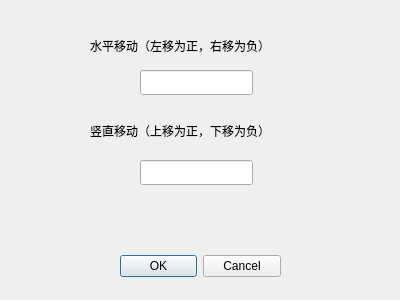
<?xml version="1.0" encoding="UTF-8"?>
<ui version="4.0">
 <class>Dialog</class>
 <widget class="QDialog" name="Dialog">
  <property name="geometry">
   <rect>
    <x>0</x>
    <y>0</y>
    <width>400</width>
    <height>300</height>
   </rect>
  </property>
  <property name="windowTitle">
   <string>Dialog</string>
  </property>
  <widget class="QDialogButtonBox" name="buttonBox">
   <property name="geometry">
    <rect>
     <x>120</x>
     <y>250</y>
     <width>161</width>
     <height>32</height>
    </rect>
   </property>
   <property name="orientation">
    <enum>Qt::Horizontal</enum>
   </property>
   <property name="standardButtons">
    <set>QDialogButtonBox::Cancel|QDialogButtonBox::Ok</set>
   </property>
  </widget>
  <widget class="QLineEdit" name="lineEdit">
   <property name="geometry">
    <rect>
     <x>140</x>
     <y>70</y>
     <width>113</width>
     <height>25</height>
    </rect>
   </property>
  </widget>
  <widget class="QLineEdit" name="lineEdit_2">
   <property name="geometry">
    <rect>
     <x>140</x>
     <y>160</y>
     <width>113</width>
     <height>25</height>
    </rect>
   </property>
  </widget>
  <widget class="QLabel" name="label">
   <property name="geometry">
    <rect>
     <x>90</x>
     <y>30</y>
     <width>221</width>
     <height>31</height>
    </rect>
   </property>
   <property name="text">
    <string>水平移动（左移为正，右移为负）</string>
   </property>
  </widget>
  <widget class="QLabel" name="label_2">
   <property name="geometry">
    <rect>
     <x>90</x>
     <y>120</y>
     <width>231</width>
     <height>21</height>
    </rect>
   </property>
   <property name="text">
    <string>竖直移动（上移为正，下移为负）</string>
   </property>
  </widget>
 </widget>
 <resources/>
 <connections>
  <connection>
   <sender>buttonBox</sender>
   <signal>rejected()</signal>
   <receiver>Dialog</receiver>
   <slot>reject()</slot>
   <hints>
    <hint type="sourcelabel">
     <x>316</x>
     <y>260</y>
    </hint>
    <hint type="destinationlabel">
     <x>286</x>
     <y>274</y>
    </hint>
   </hints>
  </connection>
  <connection>
   <sender>buttonBox</sender>
   <signal>accepted()</signal>
   <receiver>Dialog</receiver>
   <slot>accept()</slot>
   <hints>
    <hint type="sourcelabel">
     <x>248</x>
     <y>254</y>
    </hint>
    <hint type="destinationlabel">
     <x>157</x>
     <y>274</y>
    </hint>
   </hints>
  </connection>
 </connections>
</ui>
